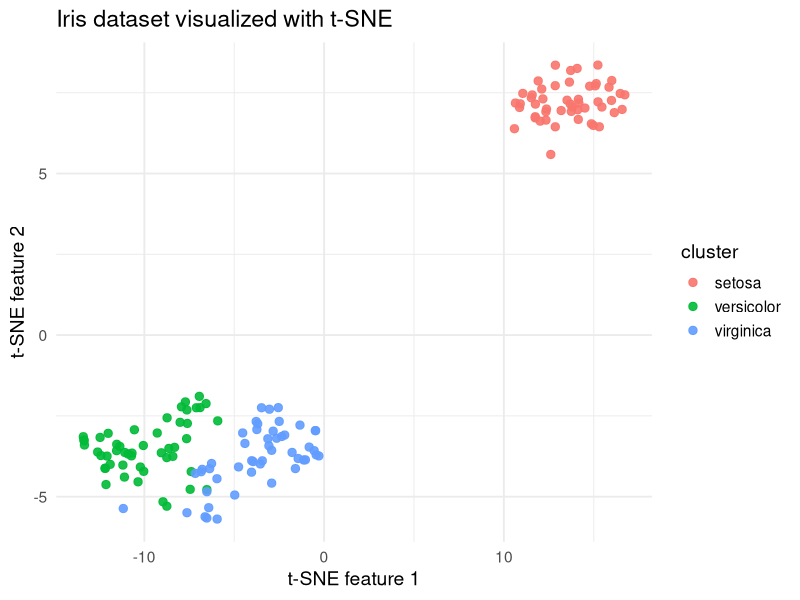

Generate this figure with R:

library(Rtsne)
library(ggplot2)
library(datasets)

# Load the Iris dataset
data(iris)
data <- as.matrix(iris[, 1:4])
target <- iris$Species

# Remove duplicate rows (required by Rtsne)
unique_idx <- !duplicated(data)
data_unique <- data[unique_idx, ]
target_unique <- target[unique_idx]

# Initialize t-SNE with 2 components
tsne <- Rtsne(data_unique, dims = 2, perplexity = 30, verbose = TRUE)

# TODO: Prepare data for plotting and assign the result to a variable named `tsne_df`
original_df <- data.frame(
  x = data_unique[, 1],
  y = data_unique[, 2],
  cluster = target_unique,
  method = "Original Data"
)

tsne_df <- data.frame(
  x = tsne$Y[, 1],
  y = tsne$Y[, 2],
  cluster = target_unique,
  method = "t-SNE"
)

all_data <- rbind(original_df, tsne_df)

palette <- c(
  "setosa" = "#1b9e77",
  "versicolor" = "#d95f02",
  "virginica" = "#7570b3"
)

# Visualize the transformed data with a scatter plot
plot <- ggplot(tsne_df, aes(x = x, y = y, color = cluster)) +  # TODO: Replace blanks with the correct references
  geom_point(size = 2.5, alpha = 0.9) +
  labs(
    title = "Iris dataset visualized with t-SNE",
    x = "t-SNE feature 1", y = "t-SNE feature 2"
  ) +
  theme_minimal(base_size = 14) +
  theme(
    panel.background = element_rect(fill = "white", color = NA),
    plot.background = element_rect(fill = "white", color = NA),
    legend.position = "right"
  )

print(plot)
